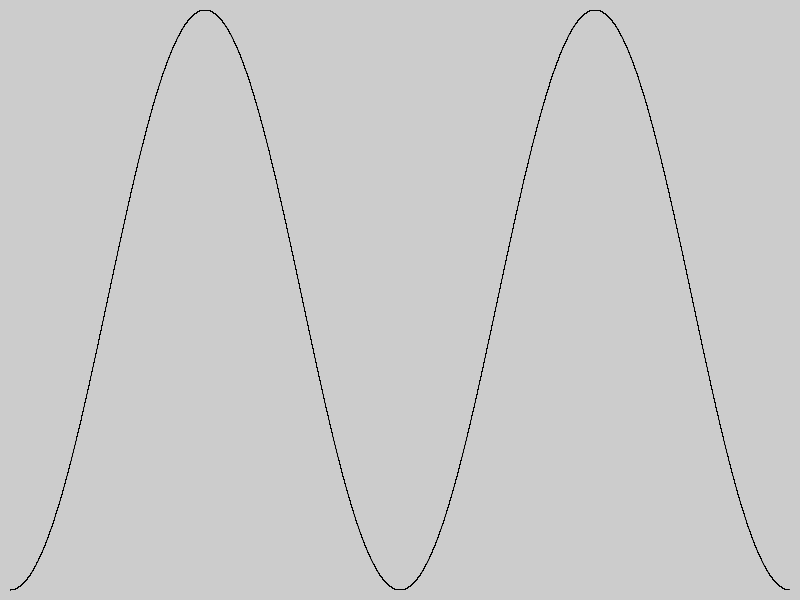
Frame 1 (no input)
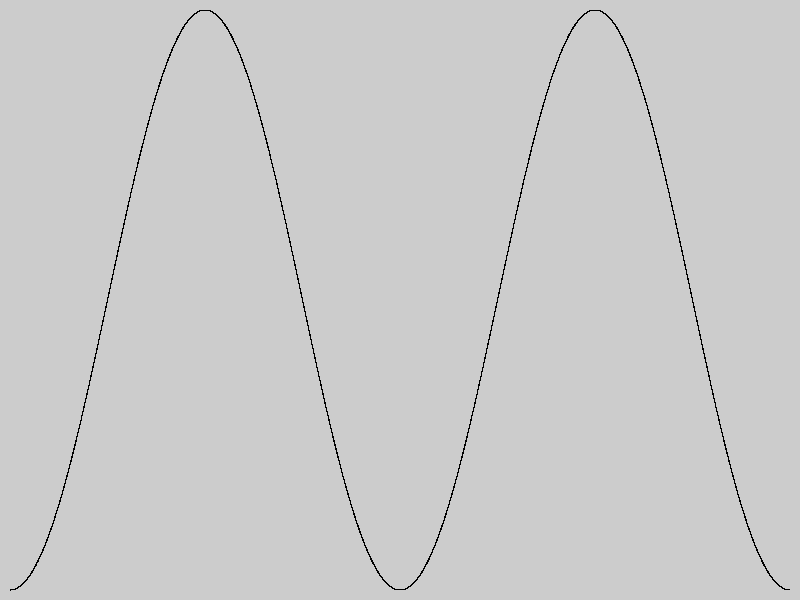
Frame 60 (the mouse pressed at the canvas centre just before this capture)
Frame 120 (the mouse held since frame 60 and released just before this capture): identical to frame 60, image omitted

The Processing sketch that drew these frames (run headless with seeded random() and noise(); from frame 60 on, the mouse is pressed at the canvas centre):

// Processing sketch: graficoCosseno
// ── graficoCosseno.pde
float f(float x){
  return cos(x);
}

void setup(){
  size(800,600);
}

void draw() {
  noFill();
  
  float xo = -TWO_PI;
  float xf = TWO_PI;
  float dx = 0.001;
  float ymax = 1.0;
  float ymin = -1.0;
  int margem = 10;
  
  beginShape();
  for(float t = xo; t <= xf; t += dx){
    float x = map(t, xo, xf, margem, width-margem);
    float y = map(f(t), ymin, ymax, margem, height-margem);
    vertex(x,y);
  }
  endShape();
}
